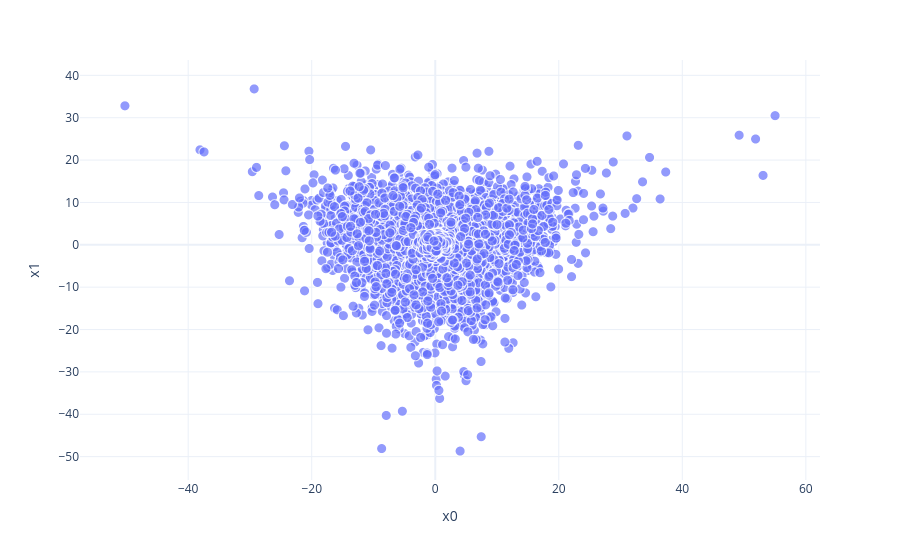

Write notebook code for a chart like this one.
### Markdown cell above
And, let's plot! We've used Plotly for the interactivity: hover over a dot to see the word it corresponds to.

### Code cell
fig = px.scatter(embedding_df,
                 x = "x0",
                 y = "x1",
                 size = list(np.ones(len(embedding_df))),
                 size_max = 10,
                 hover_name = "word")

fig.show()

### Figure 1 — Plotly figure (JSON) as saved in the notebook; plotly's stock layout.template omitted (floating-point values rounded to 4 significant figures; data arrays with more than 128 entries replaced by an {"elided": "..."} marker saying what was removed)
{"data": [{"hovertemplate": "<b>%{hovertext}</b><br><br>x0=%{x}<br>x1=%{y}<br>size=%{marker.size}<extra></extra>", "hovertext": {"elided": "30523 str values"}, "legendgroup": "", "marker": {"color": "#636efa", "size": {"elided": "30523 float values"}, "sizemode": "area", "sizeref": 0.01, "symbol": "circle"}, "mode": "markers", "name": "", "showlegend": false, "type": "scattergl", "x": {"elided": "30523 float values"}, "xaxis": "x", "y": {"elided": "30523 float values"}, "yaxis": "y"}], "layout": {"legend": {"itemsizing": "constant", "tracegroupgap": 0}, "margin": {"t": 60}, "xaxis": {"anchor": "y", "domain": [0, 1], "title": {"text": "x0"}}, "yaxis": {"anchor": "x", "domain": [0, 1], "title": {"text": "x1"}}}}
